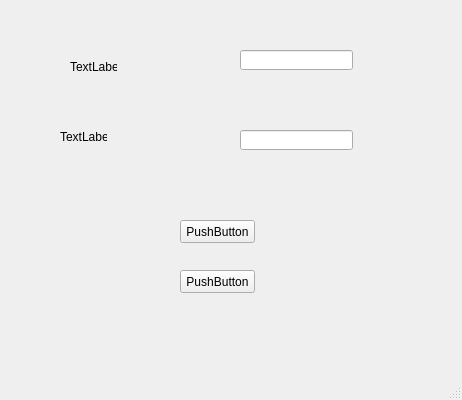
<?xml version="1.0" encoding="UTF-8"?>
<ui version="4.0">
 <class>MainWindow</class>
 <widget class="QMainWindow" name="MainWindow">
  <property name="geometry">
   <rect>
    <x>0</x>
    <y>0</y>
    <width>462</width>
    <height>400</height>
   </rect>
  </property>
  <property name="windowTitle">
   <string>MainWindow</string>
  </property>
  <widget class="QWidget" name="centralwidget">
   <widget class="QPushButton" name="pushButton">
    <property name="geometry">
     <rect>
      <x>180</x>
      <y>220</y>
      <width>75</width>
      <height>23</height>
     </rect>
    </property>
    <property name="text">
     <string>PushButton</string>
    </property>
   </widget>
   <widget class="QPushButton" name="pushButton_2">
    <property name="geometry">
     <rect>
      <x>180</x>
      <y>270</y>
      <width>75</width>
      <height>23</height>
     </rect>
    </property>
    <property name="text">
     <string>PushButton</string>
    </property>
   </widget>
   <widget class="QLabel" name="label">
    <property name="geometry">
     <rect>
      <x>70</x>
      <y>60</y>
      <width>47</width>
      <height>13</height>
     </rect>
    </property>
    <property name="text">
     <string>TextLabel</string>
    </property>
   </widget>
   <widget class="QLabel" name="label_2">
    <property name="geometry">
     <rect>
      <x>60</x>
      <y>130</y>
      <width>47</width>
      <height>13</height>
     </rect>
    </property>
    <property name="text">
     <string>TextLabel</string>
    </property>
   </widget>
   <widget class="QLineEdit" name="lineEdit">
    <property name="geometry">
     <rect>
      <x>240</x>
      <y>50</y>
      <width>113</width>
      <height>20</height>
     </rect>
    </property>
   </widget>
   <widget class="QLineEdit" name="lineEdit_2">
    <property name="geometry">
     <rect>
      <x>240</x>
      <y>130</y>
      <width>113</width>
      <height>20</height>
     </rect>
    </property>
   </widget>
  </widget>
  <widget class="QMenuBar" name="menubar">
   <property name="geometry">
    <rect>
     <x>0</x>
     <y>0</y>
     <width>462</width>
     <height>21</height>
    </rect>
   </property>
  </widget>
  <widget class="QStatusBar" name="statusbar"/>
 </widget>
 <resources/>
 <connections/>
</ui>
